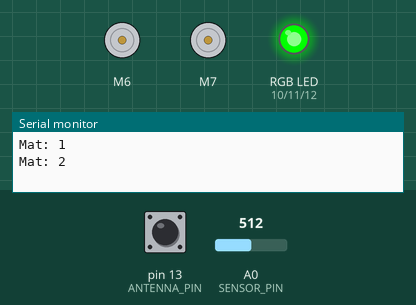
Bench run of a sketch on a simulated Arduino Uno, built with avr-gcc and run on an emulated ATmega328P. Parts: 2 × DC motor (green arrow = forward, orange = backward, longer = faster), an RGB LED mixed from three pins (HIGH = lit), the last lines printed to the serial monitor. The inputs (shaded band) are chosen by the test bench; at power-on: pin 13 (ANTENNA_PIN) LOW, A0 (SENSOR_PIN) = 512. Random numbers use the default seed unless the sketch sets one.

Above: at 3.8 s.
3.9 s: pin 13 (ANTENNA_PIN) driven HIGH
11.6 s: A0 (SENSOR_PIN) set to 489
At 12.67 s:
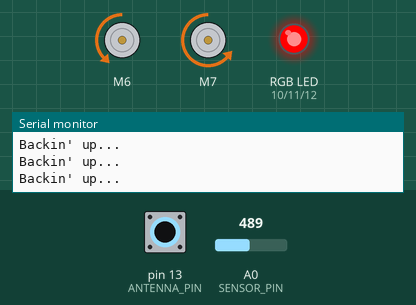
15.5 s: A0 (SENSOR_PIN) set to 510
At 18.3 s:
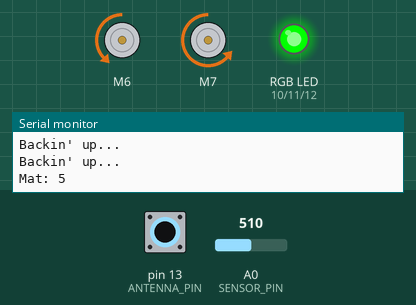
19.4 s: pin 13 (ANTENNA_PIN) driven LOW
23.3 s: A0 (SENSOR_PIN) set to 490
At 25.1 s:
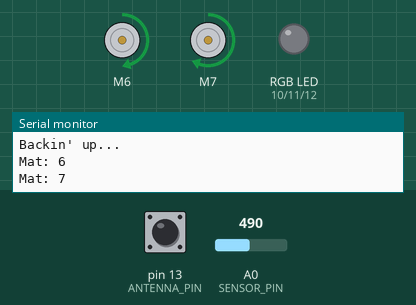
28.4 s: pin 13 (ANTENNA_PIN) pulsed HIGH 2 times (0.12 s each, 0.3 s apart)
At 30.1 s:
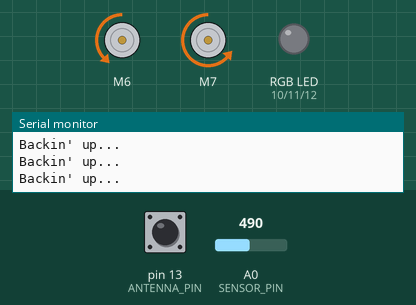
Timing chart, 0 to 33.3 s (numbered marks = the images above; inputs shaded):
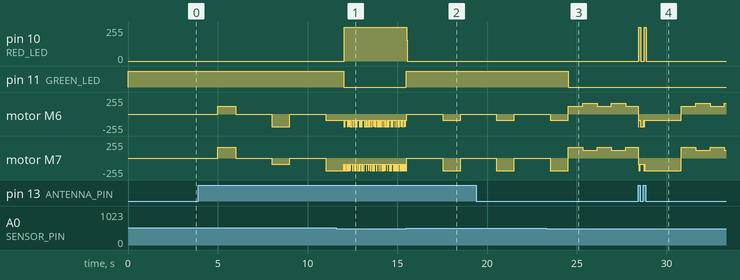

Measured:
- the behaviour switches between 501 and 500 on A0 (SENSOR_PIN) (found by bisection; images 0 and 1)
- after the input at 11.6 s, pin 10 (RED_LED): 0/255 → 255/255 after 0.44 s; pin 11 (GREEN_LED): HIGH → LOW after 0.40 s
- after the input at 15.5 s, pin 10 (RED_LED): 255/255 → 0/255 at once; pin 11 (GREEN_LED): LOW → HIGH at once
- after the input at 23.3 s, pin 11 (GREEN_LED): HIGH → LOW after 1.2 s
- after the input at 28.4 s, pin 10 (RED_LED): 0/255 → 255/255 at once, → 0/255 0.12 s later

The sketch:

Hungerspelen.ino
```cpp
/* Kod skriven av Anton Oresten Sollman (GPT-4 lärde mig om pointers)
   Del av "Hungerspelen", med Manda Rosenberg och Sedra Fares
   Naturvetenskaplig Specialisering NA20
   Maj 2023 */

// Ett bibliotek som används för att styra motorerna. Se https://learn.sparkfun.com/tutorials/tb6612fng-hookup-guide#introduction
#include <SparkFun_TB6612.h>

// Innehåller Instruction och Pattern structs
#include "pattern.h"

/* enum betyder enumerate. Varje riktning får ett eget nummer så de kan urskiljas:
                    0        1        2      3      4   */
enum Directions {NOTHING, FORWARD, BACKWARD, LEFT, RIGHT};

/* Skapar en instruktion
   Gjord för att svänga
   Med argumentet 'turn_factor' så kan svängningsgraden justeras
   Med argumentet 'reverse' så kan man svänga baklänges */
Instruction Turn(
  int turn_direction = RIGHT,
  int duration = 1000,
  double turn_factor = 1.0,
  bool reverse = false
) {
  // reverse_coef allows backwards turning... and... reverse reversing.
  double reverse_coef = reverse ? -1.0 : 1.0;
  switch(turn_direction) {
    case FORWARD:
      return Instruction(reverse_coef*1.0, 0.0, duration);
    case BACKWARD:
      return Instruction(reverse_coef*(-1.0), 0.0, duration);
    case LEFT:
      return Instruction(reverse_coef*1.0, -turn_factor, duration);
    case RIGHT:
      return Instruction(reverse_coef*1.0, turn_factor, duration);
    default:
      return Instruction(0.0, 0.0, duration);
  }
}

/* Skapar en instruktion
   Gjord för FORWARD/BACKWARD */
Instruction Drive(
  int drive_direction = FORWARD,
  int duration = 1000
) {
  return Turn(drive_direction, duration, 0.0, false);
}

Instruction Brake(int duration = 1000) {
  return Drive(NOTHING, duration);
}

/************** WELCOME TO THE FUN ZONE ****************/
/* I "THE FUN ZONE" kan ni redigera hur mycket ni vill */

// Skapa ett nytt mönster genom att först skapa en array med instruktioner
Instruction example[] = {
  Drive(FORWARD, 1000),        // Kör framåt i 1000 millisekunder
  Drive(BACKWARD, 1000),       // Kör bakåt i 1000 millisekunder
  Turn(RIGHT, 500, 1.0),       // Sväng höger i 500 millisekunder
  Turn(RIGHT, 500, 1.0, true), // Samma fast baklänges baklänges
  Turn(LEFT, 3000, 0.2),       // Sväng vänster i 3000 millisekunder, med svängningsfaktorn 0.2
  Brake(1000),                 // Stanna i 1000 millisekunder
};

// Denna array av instruktioner skapar en rörelsen som liknar en rörelsen av en orm
Instruction the_snake[] = {
  Turn(RIGHT, 800, 0.4),
  Turn(LEFT, 800, 0.4),
  Turn(RIGHT, 800, 0.4),
  Turn(LEFT, 800, 0.4),
  Turn(RIGHT, 800, 0.4),
  Turn(LEFT, 800, 0.4),
};

// En array med mönster som kommer loopas igenom om och om igen.
// Skapa en "Pattern" genom att ange instruktion-array och hur många instruktioner som ska användas.
Pattern patterns[] = {
  //Pattern(example, 5), // De första 5 instruktionerna kommer köras (alla utom Brake)
  Pattern(the_snake, 6), // Alla 6 instruktioner kommer köras
};
/* Antalet instruktioner behöver anges manuellt på grund av hur arrays fungerar */

/* Denna funktion gör att det blir slumpmässigt vilket håll den backar.
   random(2)+3 kommer bli antingen RIGHT (3) eller LEFT (4) enligt "enum Directions" */
Instruction go_back() {
  return Turn(random(2)+3, 2000, 1.0, true);
}

/*********   END OF THE FUN ZONE   ********/
/*****   THE NO-NO ZONE STARTS HERE   *****/
/*******     Danger - Keep Away     *******/

/* long kan hålla 25 dagar värt av millisekunder
   unsigned long kan hålla 50 dagar, men blir problematisk vid subtraktion
   Suffixen 'L' ser till att produkten blir en long (32 bit) */
long arena_timespan = 1000L*60*2;

/* Håller koll på nuvarande instruktion */
Instruction* instruction_pointer;
long instruction_start_time;
long instruction_duration;
int instruction_index;

/* Håller koll på nuvarande mönster */
Pattern* pattern_pointer;
int pattern_length;
int pattern_index = 0;
int pattern_count = sizeof(patterns) / sizeof(Pattern);

/* En array som gör det möjligt att konvertera en instruktion till ett mönster */
Instruction single_instruction_array[1];

/* Konverterar en enda instruktion till ett mönster med den instruktionen
   Används för att go_back ska kunna vara random */
Pattern InstructionToPattern(Instruction instruction) {
  single_instruction_array[0] = instruction;
  Pattern pattern = Pattern(single_instruction_array, 1);
  return pattern;
}

Pattern go_back_pattern;

long setup_time;
long current_time;
long arena_start_time;

const int RED_LED = 10;
const int GREEN_LED = 11;
const int BLUE_LED = 12;

const int ANTENNA_PIN = 13;
int antenna_value;

const int SENSOR_PIN = A0; // infrared sensor pin number
int sensor_value;
int food_counter;

// Används vid direkt kontroll av motorerna
int base_speed;
int steer_term;

const int MOTOR_SPEED = 140; // Motorernas grundhastighet
const int STEERING_COEF = 50; // En konstant som påverkar hur skarpa svängarna blir. Multipliceras med Turn-funktionens turn_factor.
const int SENSOR_THRESHOLD = 500; // Det sensor-värde som skiljer på mat och inte mat

const int offsetA = 1;
const int offsetB = 1;

#define STBY 5
#define AIN1 6
#define AIN2 4
#define PWMA 3
#define BIN1 7
#define BIN2 8
#define PWMB 9

Motor left_motor = Motor(AIN1, AIN2, PWMA, offsetA, STBY);
Motor right_motor = Motor(BIN1, BIN2, PWMB, offsetB, STBY);

void initializeArena() {
  food_counter = 0;
  arena_start_time = millis();
  clearPattern();
}

void setup() {
  pinMode(ANTENNA_PIN, INPUT);
  pinMode(RED_LED, OUTPUT);
  pinMode(GREEN_LED, OUTPUT);
  pinMode(BLUE_LED, OUTPUT);
  randomSeed(analogRead(A3));
  Serial.begin(9600);
  setup_time = millis();
  current_time = setup_time;
  initializeArena();
}

void loop() {
  current_time = millis();
  setRGB(LOW, LOW, LOW);

  checkTime();
  checkAntenna();
  checkSensor();
  checkInstructions();
}

void setRGB(bool red_state, bool green_state, bool blue_state) {
  digitalWrite(RED_LED, red_state);
  digitalWrite(GREEN_LED, green_state);
  digitalWrite(BLUE_LED, blue_state);
}

void checkTime() {
  if (current_time - arena_start_time > arena_timespan) {
    doTimeOut();
  }
}

void checkAntenna() {
  antenna_value = digitalRead(ANTENNA_PIN);
  if (antenna_value == HIGH) {
    goBack();
  }
}

void checkSensor() {
  sensor_value = analogRead(SENSOR_PIN);
  if (sensor_value > SENSOR_THRESHOLD) {
    eatFood();
  }
}

void doTimeOut() {
  executeInstruction(Brake());
  setRGB(LOW, LOW, HIGH);
  Serial.print("Tiden är ute! Tid sen start: "); Serial.println((current_time - arena_start_time) / 1000);
  Serial.print("Mat: "); Serial.println(food_counter);
  delay(60000);
  initializeArena();
}

void goBack() {
  setRGB(HIGH, LOW, LOW);
  Serial.println("Backin' up...");
  go_back_pattern = InstructionToPattern(go_back());
  setPattern(&go_back_pattern);
}

void eatFood() {
  setRGB(LOW, HIGH, LOW); // Quettazillatron is a herbivore, hence the green light
  food_counter++;
  Serial.print("Mat: "); Serial.println(food_counter);
  executeInstruction(Brake());
  delay(2000);
  resumeInstruction();
  delay(1000); // Ser till att maten inte äts igen
  // Skulle istället kunna skapa en variabel last_food_time och en konstant FOOD_COOLDOWN för att användas i checkSensor
}

void executeInstruction(Instruction instruction) {
  base_speed = instruction.speed_factor*MOTOR_SPEED;
  steer_term = instruction.speed_factor*STEERING_COEF*instruction.turn_factor;

  left_motor.drive(base_speed - steer_term);
  right_motor.drive(base_speed + steer_term);
}

void beginNextInstruction() {
  instruction_pointer = pattern_pointer -> instruction_array_pointer + instruction_index;
  instruction_duration = instruction_pointer -> duration;
  instruction_start_time = current_time;
  instruction_index++;
}

void setPattern(Pattern* pattern_ptr) {
  pattern_pointer = pattern_ptr;
  pattern_length = pattern_pointer -> pattern_length;
  instruction_index = 0;
  beginNextInstruction();
}

void clearPattern() {
  pattern_pointer = NULL;
}

void resumeInstruction() {
  executeInstruction(*instruction_pointer);
}

void checkInstructions() {
  if (pattern_pointer == NULL) {
    pattern_index = (pattern_index + 1 < pattern_count) ? (pattern_index + 1) : 0;
    setPattern(patterns + pattern_index);
  }

  if (current_time - instruction_start_time > instruction_duration) {
    if (instruction_index < pattern_length) {
      beginNextInstruction();
    }
    else {
      clearPattern();
      return;
    }
  }

  executeInstruction(*instruction_pointer);
}

/* UTMANING: Kan du modifiera andra delar av koden så att den alltid
 *  äter samma mat om och om igen? hehe */
```

pattern.h
```cpp
#ifndef PATTERN_H
#define PATTERN_H

struct Instruction {
  double speed_factor; // between -1.0 and 1.0 (positive forward, negative reverse)
  double turn_factor; // between -2.0 and 2.0 (positive right, negative left)
  int duration; // measured in milliseconds

  // Default constructor
  Instruction() : speed_factor(0.0), turn_factor(0.0), duration(0) {}

  Instruction(double sf, double tf, int d) : speed_factor(sf), turn_factor(tf), duration(d) {}
};

struct Pattern {
  Instruction* instruction_array_pointer;
  int pattern_length;

  Pattern(Instruction* arr_ptr = NULL, int len = 0) : instruction_array_pointer(arr_ptr), pattern_length(len) {}
};

#endif
```
